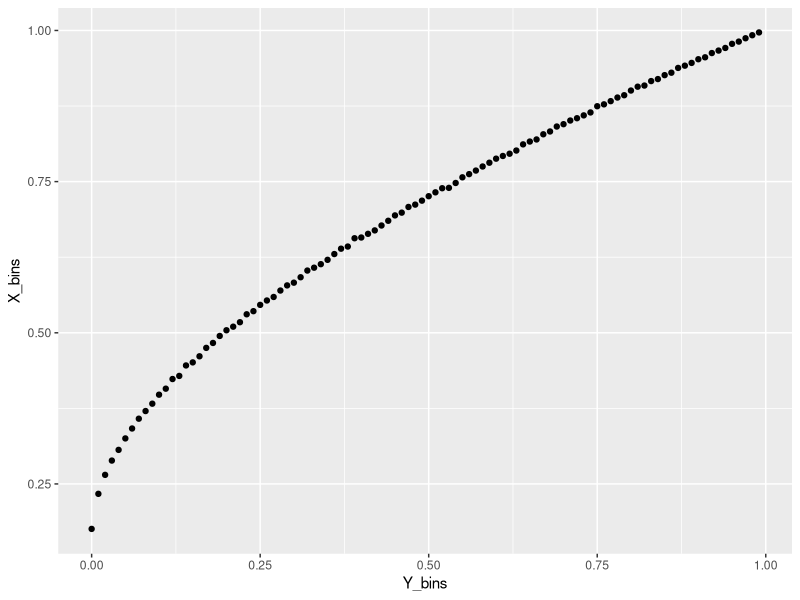
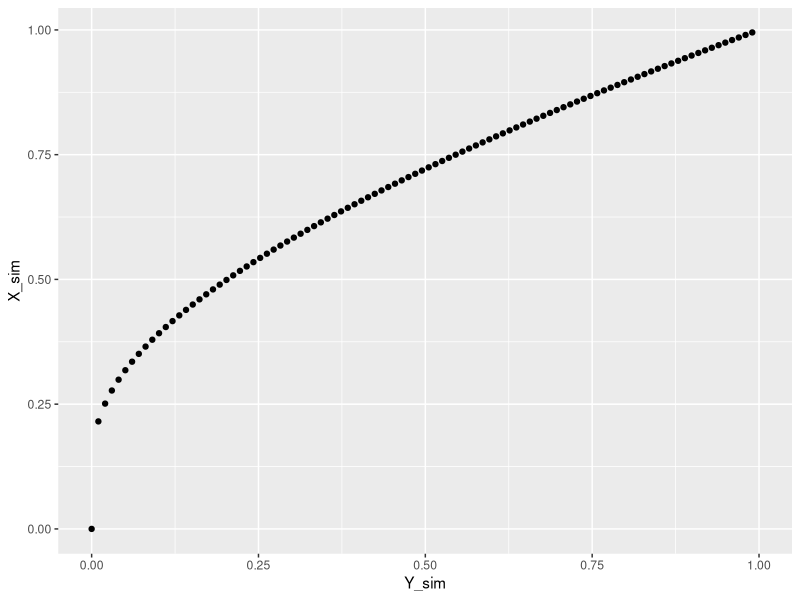
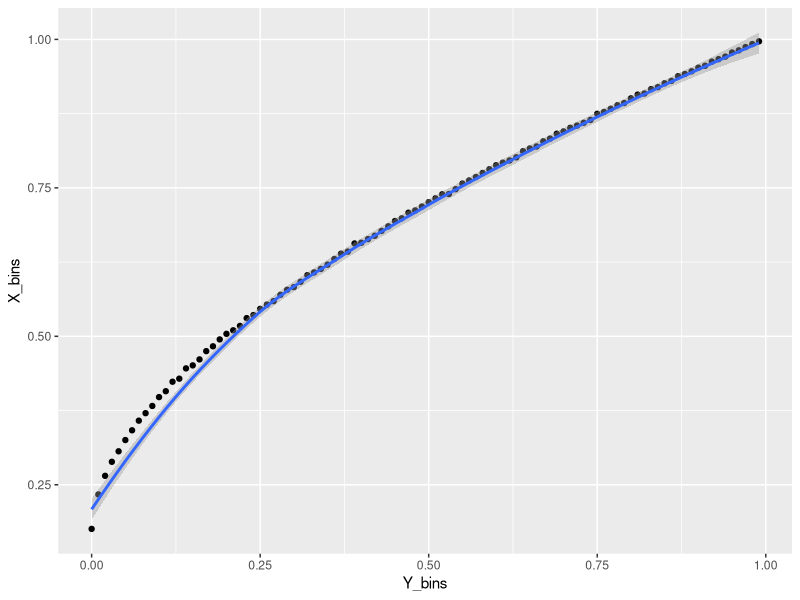
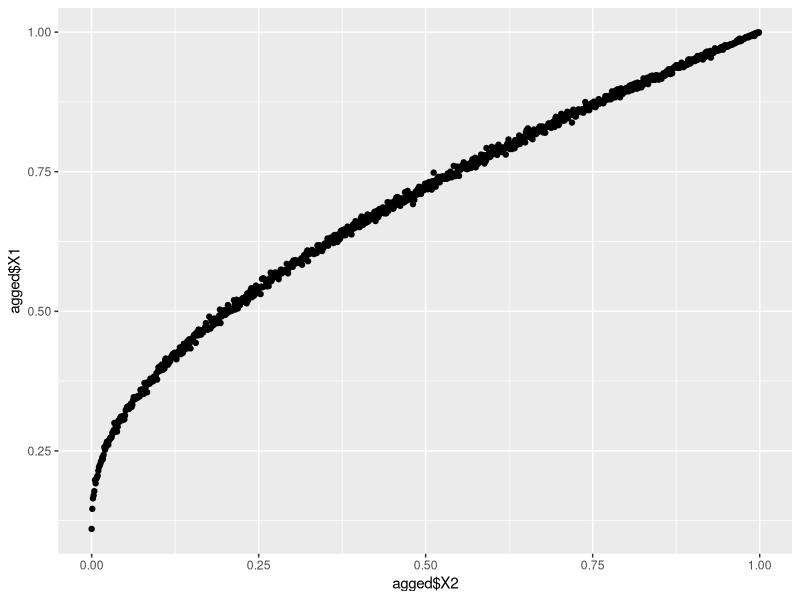

R code for these plots, in order: (Note: this script raises an error after producing the figures.)
library(ggplot2)
library(dplyr)
library(psych)

### Part 1 (Andrew's solution) ###

# Simulate X and Y for 10000 trials
n_trials = 1000000
X = runif(n_trials)
Y = runif(n_trials, max=X)
#qplot(Y, X)

# Do the binning
bin_width = 0.01
n_bins = 1/bin_width
bin_right = 1:n_bins * bin_width
bin_left = bin_right - bin_width
X_bins = sapply(1:n_bins, function(n) mean(X[Y > bin_left[n] & Y < bin_right[n]]))
Y_bins = sapply(1:n_bins, function(n) mean(bin_left[n], bin_right[n]))
qplot(Y_bins, X_bins)

# Plot theoretical result
Y_sim = seq(0, 1, length.out=n_bins)
X_sim = (Y_sim - 1) / log(Y_sim)
qplot(Y_sim, X_sim)

# Plot simulated + theoretical result
df = data.frame(X_bins, Y_bins, X_sim, Y_sim)
ggplot(df) + geom_point(aes(x=Y_bins, y=X_bins)) + geom_smooth(aes(x=Y_sim, y=X_sim))

### Part 1 (Jonah's solution for Monte Carlo simulation) ###

ldf = data.frame(t(sapply(1:1000000, function(i){x = runif(1); y = runif(1)*x; c(x,y)})))
ldf$X2 = round(ldf$X2 , 3)
agged = aggregate(ldf, ldf["X2"], FUN = mean)
agged = agged[1:2]
qplot(agged$X2, agged$X1)

### Part 2 (Andrew's solution) ###

# Load dataset
help(msq)
df = msq

# Compute fraction of missing values
frac_missing = sapply(df, function(col) sum(is.na(col)) / length(col))
frac_missing[order(frac_missing, decreasing=TRUE)]

# Select subset of columns
df = select(df, Extraversion, Neuroticism, active:scornful)

# Replace missing values with column means
for (i in 1:ncol(df)) {
  df[[i]][is.na(df[[i]])] = mean(df[[i]], na.rm=TRUE)
}

# Plots
ggplot(df, aes(x=Extraversion)) + geom_histogram()
ggplot(df, aes(x=Neuroticism)) + geom_histogram()
ggplot(df, aes(x=Extraversion)) + geom_density()
ggplot(df, aes(x=Neuroticism)) + geom_density()
ggplot(df, aes(x=Neuroticism, y=Extraversion)) + geom_point() + geom_smooth()

# Linear fits
fit_neuro = lm(Neuroticism ~ .-Extraversion, df)
fit_extra = lm(Extraversion ~ .-Neuroticism, df)

# Coefficients
top_ten = function(coefs) coefs[order(abs(coefs), decreasing=TRUE)][1:10]
top_ten(coef(fit_neuro))
top_ten(coef(fit_extra))
